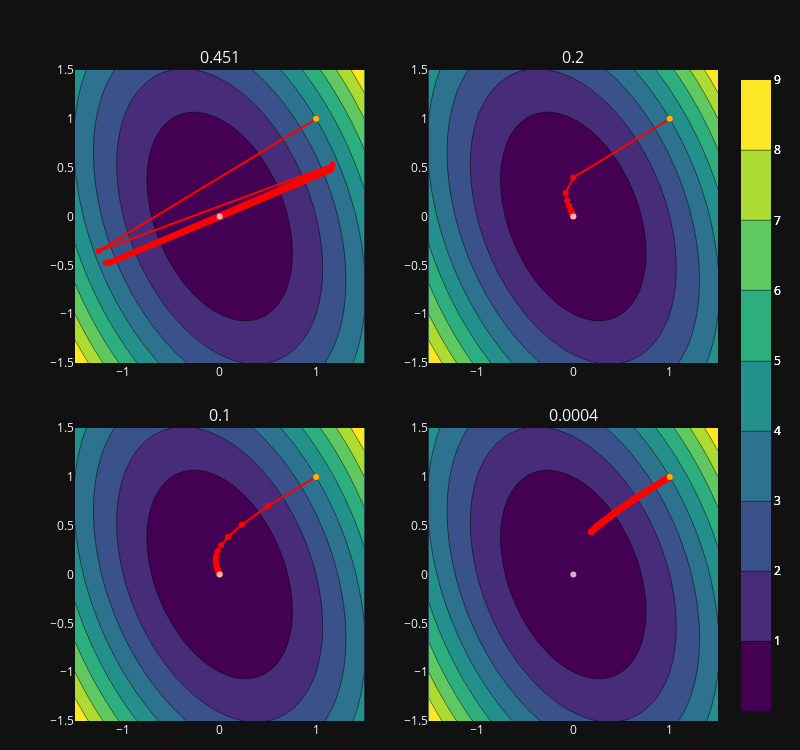

Notebook source saved alongside this figure:
### Code cell
ax_data = np.linspace(-1.5, 1.5, num=30)

fig = make_subplots(rows=2, cols=2, subplot_titles=steps, vertical_spacing=0.1)
df_f1 = pd.DataFrame({'Шаг':[], 'Результат':[], 'Количество итераций':[]}, dtype=object)

id = 0
for i in range(2):
    for j in range(2):
        df_f1.loc[len(df_f1.index)] = [steps[id], grad_methods[id][2]['x'].iat[-1], grad_methods[id][1]]
        df_f1_x = grad_methods[id][2]

        x, y = np.split(np.array(df_f1_x.x.values.tolist()), 2, axis=1)
        fig.add_trace(
            go.Contour(
                x=ax_data, 
                y=ax_data, 
                z=z_3d.T, 
                colorscale='Viridis',
                name=steps[id],
                hovertemplate = ' x: %{x} <br> y: %{y} <br> z: %{z} <extra></extra>'
            ),
            row=i+1, col=j+1
        )
        fig.add_trace(
            go.Scatter(
                x=x.ravel(),
                y=y.ravel(),
                mode='lines+markers',
                line_color='red',
                name='trajectory'
            ),
            row=i+1, col=j+1
        )
        fig.add_scatter(x=x[0], y=y[0], marker=dict(color='yellow', opacity=0.7), name='start', row=i+1, col=j+1)
        fig.add_scatter(x=[0], y=[0], marker=dict(color='white', opacity=0.7), name='true min', row=i+1, col=j+1)
        id += 1
fig.update_layout(height=750, width=800, margin=dict(l=75, r=40, t=70, b=15), template=theme, showlegend=False)
fig.show()
df_f1

### Figure 1 — Plotly figure (JSON) as saved in the notebook; plotly's stock layout.template omitted (floating-point values rounded to 4 significant figures; data arrays with more than 128 entries replaced by an {"elided": "..."} marker saying what was removed)
{"data": [{"colorscale": [[0, "#440154"], [0.1111, "#482878"], [0.2222, "#3e4989"], [0.3333, "#31688e"], [0.4444, "#26828e"], [0.5556, "#1f9e89"], [0.6667, "#35b779"], [0.7778, "#6ece58"], [0.8889, "#b5de2b"], [1, "#fde725"]], "hovertemplate": " x: %{x} <br> y: %{y} <br> z: %{z} <extra></extra>", "name": "0.451", "type": "contour", "x": [-1.5, -1.397, -1.293, -1.19, -1.086, -0.9828, -0.8793, -0.7759, -0.6724, -0.569, -0.4655, -0.3621, -0.2586, -0.1552, -0.05172, 0.05172, 0.1552, 0.2586, 0.3621, 0.4655, 0.569, 0.6724, 0.7759, 0.8793, 0.9828, 1.086, 1.19, 1.293, 1.397, 1.5], "xaxis": "x", "y": [-1.5, -1.397, -1.293, -1.19, -1.086, -0.9828, -0.8793, -0.7759, -0.6724, -0.569, -0.4655, -0.3621, -0.2586, -0.1552, -0.05172, 0.05172, 0.1552, 0.2586, 0.3621, 0.4655, 0.569, 0.6724, 0.7759, 0.8793, 0.9828, 1.086, 1.19, 1.293, 1.397, 1.5], "yaxis": "y", "z": {"elided": "30x30 float values"}}, {"line": {"color": "red"}, "mode": "lines+markers", "name": "trajectory", "type": "scatter", "x": {"elided": "854 float values"}, "xaxis": "x", "y": {"elided": "854 float values"}, "yaxis": "y"}, {"marker": {"color": "yellow", "opacity": 0.7}, "name": "start", "type": "scatter", "x": [1], "xaxis": "x", "y": [1], "yaxis": "y"}, {"marker": {"color": "white", "opacity": 0.7}, "name": "true min", "type": "scatter", "x": [0], "xaxis": "x", "y": [0], "yaxis": "y"}, {"colorscale": [[0, "#440154"], [0.1111, "#482878"], [0.2222, "#3e4989"], [0.3333, "#31688e"], [0.4444, "#26828e"], [0.5556, "#1f9e89"], [0.6667, "#35b779"], [0.7778, "#6ece58"], [0.8889, "#b5de2b"], [1, "#fde725"]], "hovertemplate": " x: %{x} <br> y: %{y} <br> z: %{z} <extra></extra>", "name": "0.2", "type": "contour", "x": [-1.5, -1.397, -1.293, -1.19, -1.086, -0.9828, -0.8793, -0.7759, -0.6724, -0.569, -0.4655, -0.3621, -0.2586, -0.1552, -0.05172, 0.05172, 0.1552, 0.2586, 0.3621, 0.4655, 0.569, 0.6724, 0.7759, 0.8793, 0.9828, 1.086, 1.19, 1.293, 1.397, 1.5], "xaxis": "x2", "y": [-1.5, -1.397, -1.293, -1.19, -1.086, -0.9828, -0.8793, -0.7759, -0.6724, -0.569, -0.4655, -0.3621, -0.2586, -0.1552, -0.05172, 0.05172, 0.1552, 0.2586, 0.3621, 0.4655, 0.569, 0.6724, 0.7759, 0.8793, 0.9828, 1.086, 1.19, 1.293, 1.397, 1.5], "yaxis": "y2", "z": {"elided": "30x30 float values"}}, {"line": {"color": "red"}, "mode": "lines+markers", "name": "trajectory", "type": "scatter", "x": [1, 0, -0.08, -0.064, -0.0448, -0.03072, -0.02099, -0.01434, -0.009789, -0.006685, -0.004565, -0.003117, -0.002128, -0.001453, -0.0009924, -0.0006776], "xaxis": "x2", "y": [1, 0.4, 0.24, 0.16, 0.1088, 0.07424, 0.05069, 0.03461, 0.02363, 0.01614, 0.01102, 0.007525, 0.005138, 0.003509, 0.002396, 0.001636], "yaxis": "y2"}, {"marker": {"color": "yellow", "opacity": 0.7}, "name": "start", "type": "scatter", "x": [1], "xaxis": "x2", "y": [1], "yaxis": "y2"}, {"marker": {"color": "white", "opacity": 0.7}, "name": "true min", "type": "scatter", "x": [0], "xaxis": "x2", "y": [0], "yaxis": "y2"}, {"colorscale": [[0, "#440154"], [0.1111, "#482878"], [0.2222, "#3e4989"], [0.3333, "#31688e"], [0.4444, "#26828e"], [0.5556, "#1f9e89"], [0.6667, "#35b779"], [0.7778, "#6ece58"], [0.8889, "#b5de2b"], [1, "#fde725"]], "hovertemplate": " x: %{x} <br> y: %{y} <br> z: %{z} <extra></extra>", "name": "0.1", "type": "contour", "x": [-1.5, -1.397, -1.293, -1.19, -1.086, -0.9828, -0.8793, -0.7759, -0.6724, -0.569, -0.4655, -0.3621, -0.2586, -0.1552, -0.05172, 0.05172, 0.1552, 0.2586, 0.3621, 0.4655, 0.569, 0.6724, 0.7759, 0.8793, 0.9828, 1.086, 1.19, 1.293, 1.397, 1.5], "xaxis": "x3", "y": [-1.5, -1.397, -1.293, -1.19, -1.086, -0.9828, -0.8793, -0.7759, -0.6724, -0.569, -0.4655, -0.3621, -0.2586, -0.1552, -0.05172, 0.05172, 0.1552, 0.2586, 0.3621, 0.4655, 0.569, 0.6724, 0.7759, 0.8793, 0.9828, 1.086, 1.19, 1.293, 1.397, 1.5], "yaxis": "y3", "z": {"elided": "30x30 float values"}}, {"line": {"color": "red"}, "mode": "lines+markers", "name": "trajectory", "type": "scatter", "x": [1, 0.5, 0.23, 0.087, 0.0137, -0.02171, -0.03683, -0.04136, -0.0406, -0.03739, -0.03327, -0.029, -0.02497, -0.02132, -0.01812, -0.01534, -0.01297, -0.01094, -0.009222, -0.00777, -0.006543, -0.005508, -0.004636, -0.003902, -0.003284, -0.002763, -0.002325, -0.001957], "xaxis": "x3", "y": [1, 0.7, 0.51, 0.385, 0.2993, 0.2381, 0.1926, 0.1578, 0.1304, 0.1084, 0.09042, 0.07566, 0.06343, 0.05324, 0.04473, 0.03759, 0.03161, 0.02658, 0.02236, 0.01881, 0.01583, 0.01331, 0.0112, 0.009426, 0.007931, 0.006673, 0.005615, 0.004724], "yaxis": "y3"}, {"marker": {"color": "yellow", "opacity": 0.7}, "name": "start", "type": "scatter", "x": [1], "xaxis": "x3", "y": [1], "yaxis": "y3"}, {"marker": {"color": "white", "opacity": 0.7}, "name": "true min", "type": "scatter", "x": [0], "xaxis": "x3", "y": [0], "yaxis": "y3"}, {"colorscale": [[0, "#440154"], [0.1111, "#482878"], [0.2222, "#3e4989"], [0.3333, "#31688e"], [0.4444, "#26828e"], [0.5556, "#1f9e89"], [0.6667, "#35b779"], [0.7778, "#6ece58"], [0.8889, "#b5de2b"], [1, "#fde725"]], "hovertemplate": " x: %{x} <br> y: %{y} <br> z: %{z} <extra></extra>", "name": "0.0004", "type": "contour", "x": [-1.5, -1.397, -1.293, -1.19, -1.086, -0.9828, -0.8793, -0.7759, -0.6724, -0.569, -0.4655, -0.3621, -0.2586, -0.1552, -0.05172, 0.05172, 0.1552, 0.2586, 0.3621, 0.4655, 0.569, 0.6724, 0.7759, 0.8793, 0.9828, 1.086, 1.19, 1.293, 1.397, 1.5], "xaxis": "x4", "y": [-1.5, -1.397, -1.293, -1.19, -1.086, -0.9828, -0.8793, -0.7759, -0.6724, -0.569, -0.4655, -0.3621, -0.2586, -0.1552, -0.05172, 0.05172, 0.1552, 0.2586, 0.3621, 0.4655, 0.569, 0.6724, 0.7759, 0.8793, 0.9828, 1.086, 1.19, 1.293, 1.397, 1.5], "yaxis": "y4", "z": {"elided": "30x30 float values"}}, {"line": {"color": "red"}, "mode": "lines+markers", "name": "trajectory", "type": "scatter", "x": {"elided": "768 float values"}, "xaxis": "x4", "y": {"elided": "768 float values"}, "yaxis": "y4"}, {"marker": {"color": "yellow", "opacity": 0.7}, "name": "start", "type": "scatter", "x": [1], "xaxis": "x4", "y": [1], "yaxis": "y4"}, {"marker": {"color": "white", "opacity": 0.7}, "name": "true min", "type": "scatter", "x": [0], "xaxis": "x4", "y": [0], "yaxis": "y4"}], "layout": {"annotations": [{"font": {"size": 16}, "showarrow": false, "text": "0.451", "x": 0.225, "xanchor": "center", "xref": "paper", "y": 1, "yanchor": "bottom", "yref": "paper"}, {"font": {"size": 16}, "showarrow": false, "text": "0.2", "x": 0.775, "xanchor": "center", "xref": "paper", "y": 1, "yanchor": "bottom", "yref": "paper"}, {"font": {"size": 16}, "showarrow": false, "text": "0.1", "x": 0.225, "xanchor": "center", "xref": "paper", "y": 0.45, "yanchor": "bottom", "yref": "paper"}, {"font": {"size": 16}, "showarrow": false, "text": "0.0004", "x": 0.775, "xanchor": "center", "xref": "paper", "y": 0.45, "yanchor": "bottom", "yref": "paper"}], "height": 750, "margin": {"b": 15, "l": 75, "r": 40, "t": 70}, "showlegend": false, "width": 800, "xaxis": {"anchor": "y", "domain": [0, 0.45]}, "xaxis2": {"anchor": "y2", "domain": [0.55, 1]}, "xaxis3": {"anchor": "y3", "domain": [0, 0.45]}, "xaxis4": {"anchor": "y4", "domain": [0.55, 1]}, "yaxis": {"anchor": "x", "domain": [0.55, 1]}, "yaxis2": {"anchor": "x2", "domain": [0.55, 1]}, "yaxis3": {"anchor": "x3", "domain": [0, 0.45]}, "yaxis4": {"anchor": "x4", "domain": [0, 0.45]}}}
